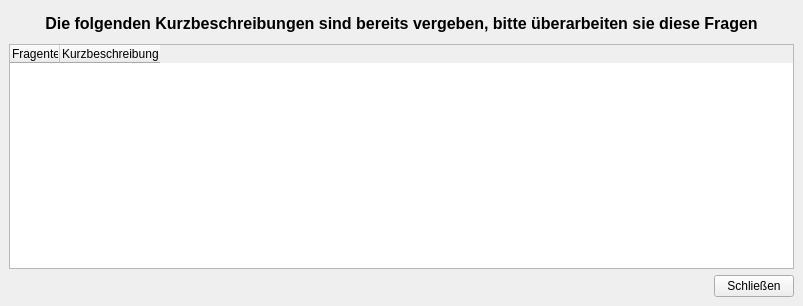
<?xml version="1.0" encoding="UTF-8"?>
<ui version="4.0">
 <class>ChooseQAWindow</class>
 <widget class="QMainWindow" name="ChooseQAWindow">
  <property name="geometry">
   <rect>
    <x>0</x>
    <y>0</y>
    <width>803</width>
    <height>306</height>
   </rect>
  </property>
  <property name="windowTitle">
   <string>MainWindow</string>
  </property>
  <widget class="QWidget" name="centralwidget">
   <layout class="QVBoxLayout" name="verticalLayout_2">
    <item>
     <spacer name="horizontalSpacer_2">
      <property name="orientation">
       <enum>Qt::Horizontal</enum>
      </property>
      <property name="sizeHint" stdset="0">
       <size>
        <width>40</width>
        <height>5</height>
       </size>
      </property>
     </spacer>
    </item>
    <item>
     <widget class="QLabel" name="label">
      <property name="font">
       <font>
        <pointsize>16</pointsize>
        <weight>75</weight>
        <bold>true</bold>
       </font>
      </property>
      <property name="text">
       <string>&lt;html&gt;&lt;head/&gt;&lt;body&gt;&lt;p align=&quot;center&quot;&gt;&lt;span style=&quot; font-size:12pt;&quot;&gt;Die folgenden Kurzbeschreibungen sind bereits vergeben, bitte überarbeiten sie diese Fragen&lt;/span&gt;&lt;/p&gt;&lt;/body&gt;&lt;/html&gt;</string>
      </property>
     </widget>
    </item>
    <item>
     <spacer name="horizontalSpacer_3">
      <property name="orientation">
       <enum>Qt::Horizontal</enum>
      </property>
      <property name="sizeHint" stdset="0">
       <size>
        <width>40</width>
        <height>5</height>
       </size>
      </property>
     </spacer>
    </item>
    <item>
     <layout class="QVBoxLayout" name="verticalLayout">
      <item>
       <widget class="QTreeWidget" name="tableQuestionList">
        <property name="font">
         <font>
          <family>MS Shell Dlg 2</family>
         </font>
        </property>
        <property name="layoutDirection">
         <enum>Qt::LeftToRight</enum>
        </property>
        <property name="lineWidth">
         <number>2</number>
        </property>
        <property name="midLineWidth">
         <number>1</number>
        </property>
        <property name="horizontalScrollBarPolicy">
         <enum>Qt::ScrollBarAsNeeded</enum>
        </property>
        <property name="sizeAdjustPolicy">
         <enum>QAbstractScrollArea::AdjustToContents</enum>
        </property>
        <property name="selectionMode">
         <enum>QAbstractItemView::ExtendedSelection</enum>
        </property>
        <property name="selectionBehavior">
         <enum>QAbstractItemView::SelectRows</enum>
        </property>
        <property name="textElideMode">
         <enum>Qt::ElideLeft</enum>
        </property>
        <property name="indentation">
         <number>0</number>
        </property>
        <property name="columnCount">
         <number>2</number>
        </property>
        <attribute name="headerDefaultSectionSize">
         <number>50</number>
        </attribute>
        <attribute name="headerMinimumSectionSize">
         <number>0</number>
        </attribute>
        <attribute name="headerStretchLastSection">
         <bool>false</bool>
        </attribute>
        <column>
         <property name="text">
          <string>Fragentext</string>
         </property>
        </column>
        <column>
         <property name="text">
          <string>Kurzbeschreibung</string>
         </property>
        </column>
       </widget>
      </item>
      <item>
       <layout class="QHBoxLayout" name="horizontalLayout">
        <item>
         <spacer name="horizontalSpacer">
          <property name="orientation">
           <enum>Qt::Horizontal</enum>
          </property>
          <property name="sizeHint" stdset="0">
           <size>
            <width>680</width>
            <height>20</height>
           </size>
          </property>
         </spacer>
        </item>
        <item>
         <widget class="QPushButton" name="closechoosedbbutton">
          <property name="text">
           <string>Schließen</string>
          </property>
         </widget>
        </item>
       </layout>
      </item>
     </layout>
    </item>
   </layout>
  </widget>
 </widget>
 <resources/>
 <connections/>
</ui>
